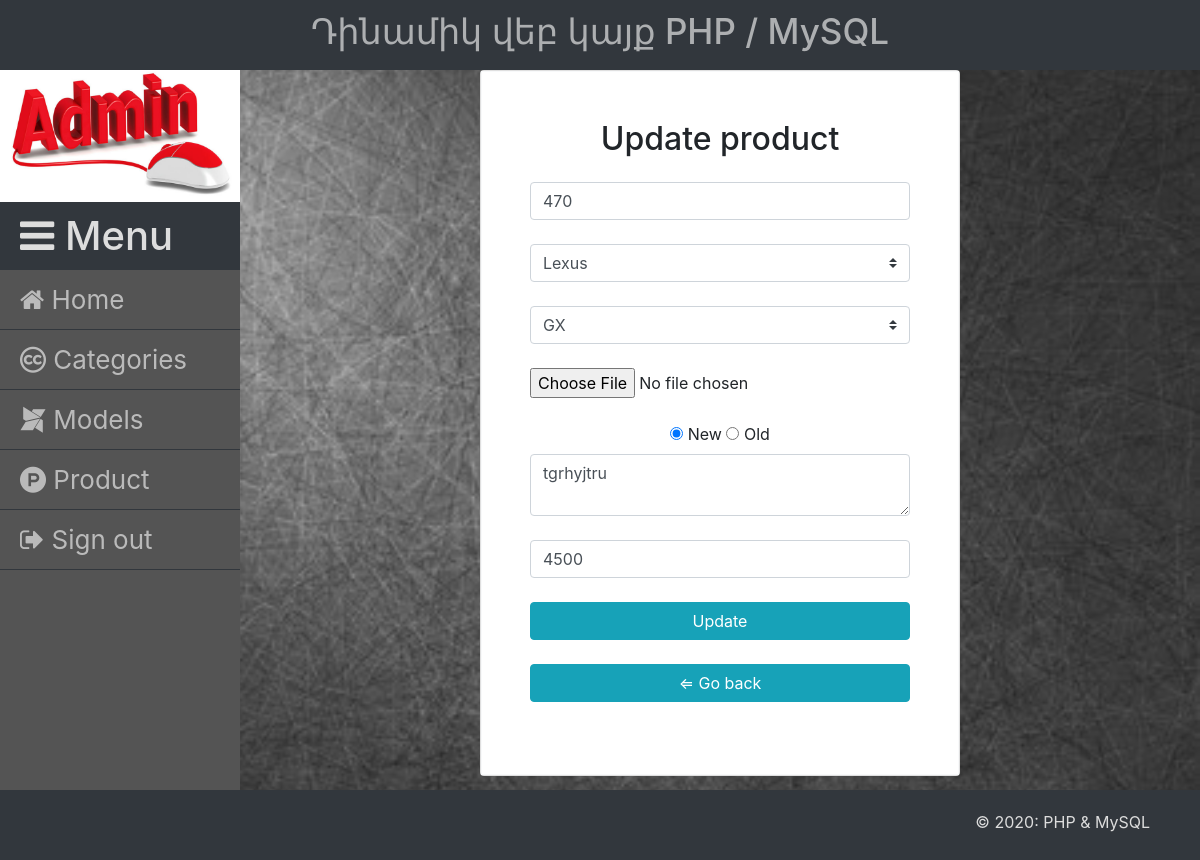
/admin.php?product=product_update_form&id=35&categories_id=4&models_id=19, run on the app's committed database.
### tables this page shows
CREATE TABLE `product` (
  `id` int(11) NOT NULL,
  `name` varchar(255) DEFAULT NULL,
  `categories_id` int(11) DEFAULT NULL,
  `models_id` int(11) DEFAULT NULL,
  `img_path` varchar(255) DEFAULT NULL,
  `isNew` tinyint(1) DEFAULT NULL,
  `desc_info` text DEFAULT NULL,
  `price` int(11) DEFAULT NULL,
  `create_time` datetime DEFAULT NULL,
  `update_time` timestamp NULL DEFAULT NULL ON UPDATE current_timestamp()
);

### page/product/product_update_form.php (the view, shortened to what this page needs)
<?php
require 'connect/connect.php';
$id = $_GET['id'];
$categories_id = $_GET['categories_id'];
$models_id = $_GET['models_id'];
$category = $conn->query("SELECT * FROM `categories`");
$category->execute();
$arrCategory = $category->fetchAll(PDO::FETCH_ASSOC);
$models = $conn->query("SELECT * FROM `models`");
$models->execute();
$arrModels = $models->fetchAll(PDO::FETCH_ASSOC);
$select_product_id = $conn->prepare("SELECT * FROM `product` WHERE `id`='$id'");
$select_product_id->execute();
$arrProduct_id = $select_product_id->fetchAll(PDO::FETCH_ASSOC);
?>
<div class="card form_card">
    <form class="text-center border border-light p-5" action="" method="post">
        <h2 class="mb-4">Update product</h2>
        <input type="text" name="update_name" class="form-control mb-4" placeholder="Name" value="<?= $arrProduct_id[0]['name']; ?>">
        <select class="custom-select mb-4" name="OptionCategory">
            <?php foreach ($arrCategory as $value): ?>
                <option value="<?= $value['id']; ?>" <?php if ($value['id'] == $categories_id) { ?> selected <?php } ?> ><?= $value['name']; ?></option>
            <?php endforeach; ?>
        </select>
        <select class="custom-select mb-4" name="OptionModels">
            <?php foreach ($arrModels as $val): ?>
                <option value="<?= $val['id']; ?>" <?php if ($val['id'] == $models_id) { ?> selected <?php } ?> ><?= $val['name']; ?></option>
            <?php endforeach; ?>
        </select>
        <input type="file" name="images" class="form-control-file mb-4">
        <input type="radio" name="radio" id="new" value="1" <?php if ($arrProduct_id[0]['isNew'] == 1) { ?> checked <?php } ?>>
        <label for="new">New</label>
        <input type="radio" name="radio" id="old" value="0" <?php if ($arrProduct_id[0]['isNew'] == 0) { ?> checked <?php } ?>>
        <label for="old">Old</label>
        <textarea class="form-control mb-4" name="desc" placeholder="Description..." rows="2"><?= $arrProduct_id[0]['desc_info']; ?></textarea>
        <input type="number" name="price" class="form-control mb-4" placeholder="Price" value="<?= $arrProduct_id[0]['price']; ?>">
        <input class="btn btn-info my-4 btn-block back" type="submit" name="submit" value="Update">
        <a href="admin.php?product=product" class="btn btn-info my-4 btn-block">&#8656; Go back</a>
    </form>
</div>

### css/style.css (style rules this page uses)
.form_card { width: 50%; margin: 0 auto; }

### data on the page
product: update_name "470", isNew "☑ New", isNew "☐ Old", desc "tgrhyjtru", price "4500"

### other printed values
form field OptionCategory "Lexus"
form field OptionModels "GX"
